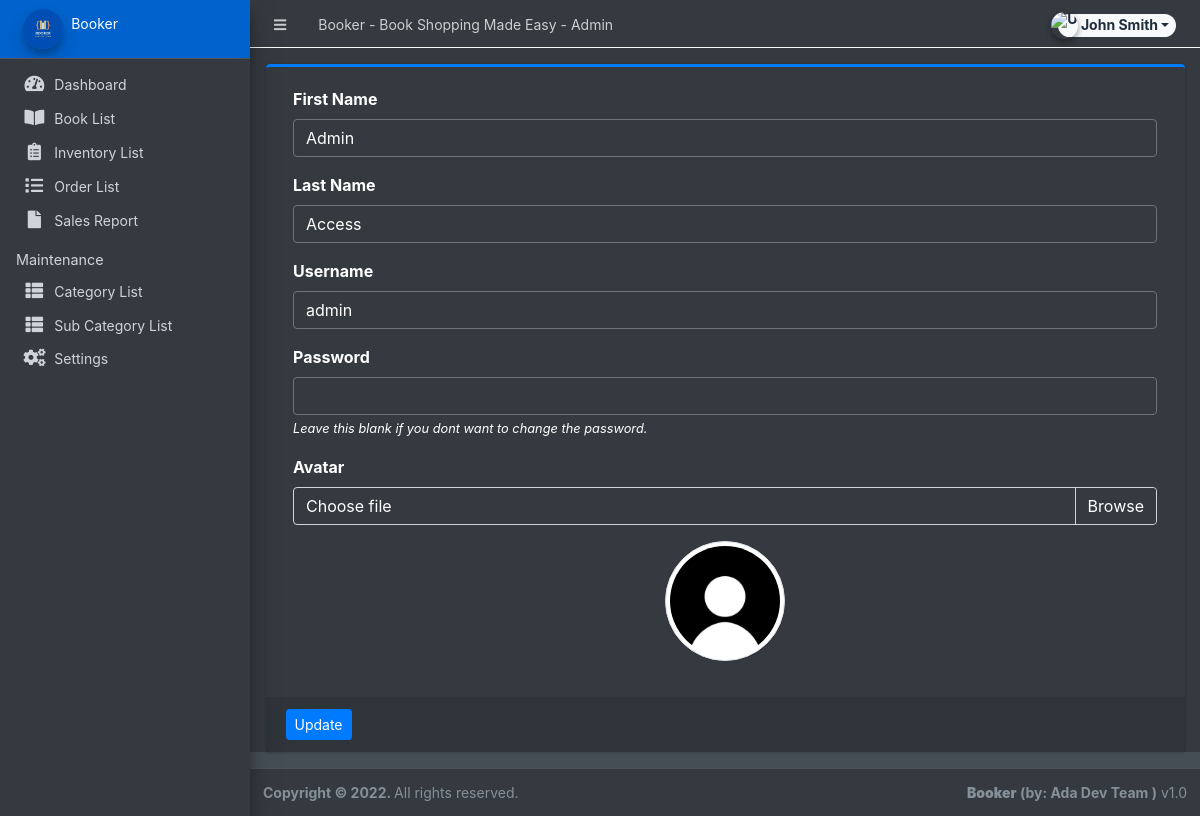
The app's page /admin/?page=user (signed in) with its own data.
### tables this page shows
CREATE TABLE `users` (
  `id` int(50) NOT NULL,
  `firstname` varchar(250) NOT NULL,
  `lastname` varchar(250) NOT NULL,
  `username` text NOT NULL,
  `password` text NOT NULL,
  `avatar` text DEFAULT NULL,
  `last_login` datetime DEFAULT NULL,
  `type` tinyint(1) NOT NULL DEFAULT 0,
  `date_added` datetime NOT NULL DEFAULT current_timestamp(),
  `date_updated` datetime DEFAULT NULL ON UPDATE current_timestamp()
);

### classes/DBConnection.php (called while the page is built, shortened)
<?php
class DBConnection{
    private $host = DB_SERVER;
    private $username = DB_USERNAME;
    private $password = DB_PASSWORD;
    private $database = DB_NAME;
    public $conn;
    public function __construct(){
        if (!isset($this->conn)) {
            $this->conn = new mysqli($this->host, $this->username, $this->password, $this->database);
        }
    }
}
?>

### config.php (called while the page is built, shortened)
<?php
require_once('classes/DBConnection.php');
require_once('classes/SystemSettings.php');
function validate_image($file){
	if(!empty($file)){
		if(is_file(base_app.$file)){
			return base_url.$file;
		}else{
			return base_url.'dist/img/no-image-available.png';
		}
	}else{
		return base_url.'dist/img/no-image-available.png';
	}
}
?>

### admin/user/index.php (the view, shortened to what this page needs)
<?php
$user = $conn->query("SELECT * FROM users where id ='".$_settings->userdata('id')."'");
foreach($user->fetch_array() as $k =>$v){
	$meta[$k] = $v;
}
?>
<div class="card card-outline card-primary">
	<div class="card-body">
		<div class="container-fluid">
			<form action="" id="manage-user">
				<div class="form-group">
					<label for="name">First Name</label>
					<input type="text" name="firstname" id="firstname" class="form-control" value="<?php echo isset($meta['firstname']) ? $meta['firstname']: '' ?>" required>
				</div>
				<div class="form-group">
					<label for="name">Last Name</label>
					<input type="text" name="lastname" id="lastname" class="form-control" value="<?php echo isset($meta['lastname']) ? $meta['lastname']: '' ?>" required>
				</div>
				<div class="form-group">
					<label for="username">Username</label>
					<input type="text" name="username" id="username" class="form-control" value="<?php echo isset($meta['username']) ? $meta['username']: '' ?>" required  autocomplete="off">
				</div>
				<div class="form-group">
					<label for="password">Password</label>
					<input type="password" name="password" id="password" class="form-control" value="" autocomplete="off">
					<small><i>Leave this blank if you dont want to change the password.</i></small>
				</div>
				<div class="form-group">
					<label for="" class="control-label">Avatar</label>
					<div class="custom-file">
		              <label class="custom-file-label" for="customFile">Choose file</label>
		            </div>
				</div>
				<div class="form-group d-flex justify-content-center">
					<img src="<?php echo validate_image(isset($meta['avatar']) ? $meta['avatar'] :'') ?>" alt="" id="cimg" class="img-fluid img-thumbnail">
				</div>
			</form>
		</div>
	</div>
	<div class="card-footer">
			<div class="col-md-12">
				<div class="row">
					<button class="btn btn-sm btn-primary" form="manage-user">Update</button>
				</div>
			</div>
		</div>
</div>

### admin/user/index.php (style rules this page uses)
img#cimg { height: 15vh; width: 15vh; object-fit: cover; border-radius: 100% 100%; }

### records on screen
users: firstname "Admin", lastname "Access", username "admin", avatar (picture)

### other values on screen
$_settings->info('name') "Booker - Book Shopping Made Easy"
$_settings->userdata('firstname').' '.$_settings->userdata('lastname') "John Smith"
$_settings->info('short_name') "Booker"
